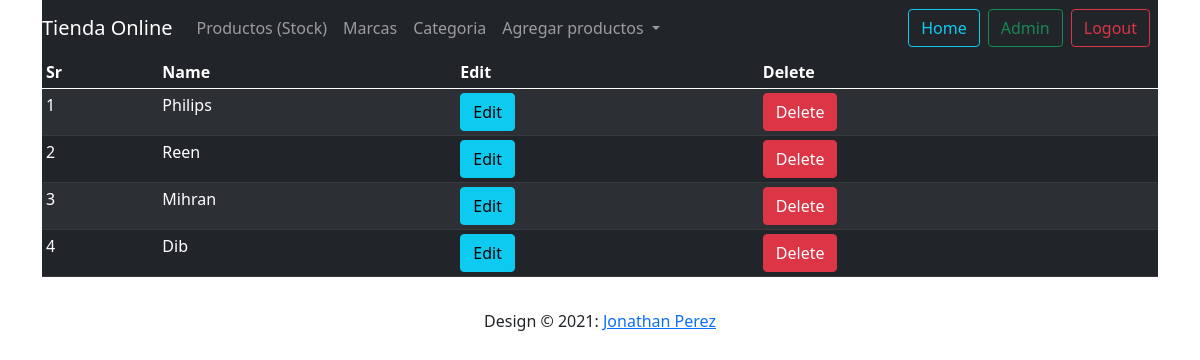
The app's page /brands (signed in) with its own data.
### shop/products/models.py (models this page shows)
class Brand(db.Model):
    id = db.Column(db.Integer, primary_key=True)
    name = db.Column(db.String(30), nullable=False, unique=True)

### shop/admin/routes.py (the view)
@app.route('/brands')
def brands():
    if 'email' not in session:
        flash('Please login first', 'danger')
        return redirect(url_for('login'))
    brands = Brand.query.order_by(Brand.id.desc()).all()
    return render_template('admin/brand.html', title ='Brand page', brands=brands)

### shop/templates/admin/brand.html (shortened to what this page needs)
{% extends 'layout.html'%}
{% block content%}
    <div class="container">
        <nav class="navbar navbar-expand-lg navbar-dark bg-dark">
            <a class="navbar-brand" href="{{url_for('admin')}}">Tienda Online</a>
            <div class="collapse navbar-collapse" id="navbarNavDropdown">
              <ul class="navbar-nav">
                <li class="nav-item active">
                  <a class="nav-link" href="{{url_for('admin')}}">Productos <span class="sr-only">(Stock)</span></a>
                </li>
                <li class="nav-item">
                  <a class="nav-link" href="{{url_for('brands')}}">Marcas</a>
                </li>
                <li class="nav-item">
                  <a class="nav-link" href="{{url_for('category')}}">Categoria</a>
                </li>
                <li class="nav-item dropdown">
                  <a class="nav-link dropdown-toggle" href="#" id="navbarDropdownMenuLink" role="button" data-toggle="dropdown" aria-haspopup="true" aria-expanded="false">
                    Agregar productos
                  </a>
                </li>
              </ul>
            </div>
            <a href=""<button class="btn btn-outline-info me-2" type="button">Home</button></a>
            <a href="{{url_for('admin')}}"><button class="btn btn-outline-success me-2" type="button">Admin</button></a>
            <a href="{{url_for('logout')}}"><button class="btn btn-outline-danger me-2" type="button">Logout</button></a>
          </nav>
    </div>
<div class="container">
    <table class="table table-sm table-striped table-condensed  table-hover table-dark">
        <thead>
            <th>Sr</th>
            <th>Name</th>
            <th>Edit</th>
            <th>Delete</th>
        </thead>
        <tbody>
            {% if brands %}
            {% for brand in brands %}
                <tr>
                    <td>{{ loop.index }}</td>
                    <td>{{ brand.name }}</td>
                    <td><a href="{{url_for('updatebrand', id=brand.id)}}" class="btn btn-info">Edit</a></td>
                    <td>
                        <button type="button" class="btn btn-danger" data-bs-toggle="modal" data-bs-target="#exampleModal-{{brand.id}}">
                          Delete
                        </button>
                    </td>
                </tr>
            {% endfor %}
            {% endif %}
        </tbody>
    </table>
</div>
{% endblock %}

### records on screen
Brand: name "Philips"
Brand: name "Reen"
Brand: name "Mihran"
Brand: name "Dib"
